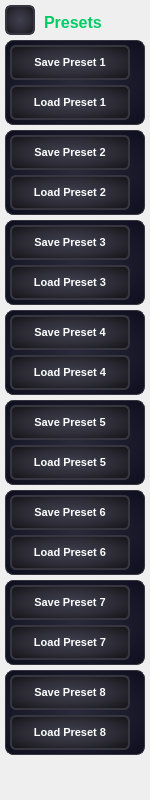
       <widget class="QWidget" name="presetsSidebarWidget" native="true">
        <property name="maximumSize">
         <size>
          <width>150</width>
          <height>16777215</height>
         </size>
        </property>
        <property name="styleSheet">
         <string>QWidget#presetsSidebarWidget {
    background: qradialgradient(cx:0.5, cy:0.5, radius:0.8, fx:0.5, fy:0.5, stop:0 #2a2a35, stop:0.5 #1c1b25, stop:1 #050505);
    border: 2px solid #363540;
    border-radius: 8px;
    padding: 10px;
}</string>
        </property>
        <layout class="QVBoxLayout" name="PresetsLayout">
         <property name="spacing">
          <number>5</number>
         </property>
         <property name="leftMargin">
          <number>5</number>
         </property>
         <property name="topMargin">
          <number>5</number>
         </property>
         <property name="rightMargin">
          <number>5</number>
         </property>
         <property name="bottomMargin">
          <number>5</number>
         </property>
         <item>
          <layout class="QHBoxLayout" name="horizontalLayout_5">
           <property name="spacing">
            <number>0</number>
           </property>
           <property name="bottomMargin">
            <number>0</number>
           </property>
           <item>
            <widget class="QPushButton" name="presetsSidebarHideButton">
             <property name="minimumSize">
              <size>
               <width>30</width>
               <height>30</height>
              </size>
             </property>
             <property name="maximumSize">
              <size>
               <width>30</width>
               <height>30</height>
              </size>
             </property>
             <property name="styleSheet">
              <string>QPushButton {
    background: qradialgradient(cx:0.5, cy:0.5, radius:0.8, fx:0.5, fy:0.5, stop:0 #404050, stop:0.5 #2c2b35, stop:1 #0a0a0a);
    border: 2px solid #363540;
    border-radius: 6px;
    color: qlineargradient(x1:0, y1:0, x2:1, y2:0, stop:0 #00ff88, stop:1 #00cc66);
    font-size: 14px;
    font-weight: bold;
    padding: 2px;
}
QPushButton:hover {
    border: 1px solid #00ff88;
    background: qradialgradient(cx:0.5, cy:0.5, radius:0.8, fx:0.5, fy:0.5, stop:0 #5a5a6a, stop:0.5 #363540, stop:1 #1a1a1a);
}
QPushButton:pressed {
    background: qradialgradient(cx:0.5, cy:0.5, radius:0.8, fx:0.5, fy:0.5, stop:0 #2a2a3a, stop:0.5 #20202a, stop:1 #000000);
    border-color: #26252f;
    color: qlineargradient(x1:0, y1:0, x2:1, y2:0, stop:0 #00ff88, stop:1 #00cc66);
}</string>
             </property>
             <property name="text">
              <string/>
             </property>
             <property name="icon">
              <iconset resource="Soundpack.qrc">
               <normaloff>:/app/img/app/menu.png</normaloff>:/app/img/app/menu.png</iconset>
             </property>
            </widget>
           </item>
           <item>
            <widget class="QLabel" name="presetLabel">
             <property name="maximumSize">
              <size>
               <width>16777215</width>
               <height>30</height>
              </size>
             </property>
             <property name="font">
              <font>
               <pointsize>12</pointsize>
               <bold>true</bold>
              </font>
             </property>
             <property name="styleSheet">
              <string>QLabel {
    color: qlineargradient(x1:0, y1:0, x2:1, y2:0, stop:0 #00ff88, stop:1 #00cc66);
    padding: 10px 5px 5px 5px;
}</string>
             </property>
             <property name="text">
              <string>Presets</string>
             </property>
            </widget>
           </item>
          </layout>
         </item>
         <item>
          <widget class="QWidget" name="preset1Widget" native="true">
           <property name="styleSheet">
            <string>QWidget#preset1Widget {
    background: qradialgradient(cx:0.5, cy:0.5, radius:0.8, fx:0.5, fy:0.5, stop:0 #2a2a3a, stop:0.5 #1a1a2a, stop:1 #0a0a1a);
    border: 1px solid #363540;
    border-radius: 8px;
}</string>
           </property>
           <layout class="QVBoxLayout" name="preset1Layout">
            <property name="spacing">
             <number>5</number>
            </property>
            <property name="leftMargin">
             <number>5</number>
            </property>
            <property name="topMargin">
             <number>5</number>
            </property>
            <property name="rightMargin">
             <number>5</number>
            </property>
            <property name="bottomMargin">
             <number>5</number>
            </property>
            <item>
             <widget class="QPushButton" name="savePreset1">
              <property name="minimumSize">
               <size>
                <width>120</width>
                <height>35</height>
               </size>
              </property>
              <property name="maximumSize">
               <size>
                <width>120</width>
                <height>35</height>
               </size>
              </property>
              <property name="styleSheet">
               <string>QPushButton {
    background: qradialgradient(cx:0.5, cy:0.5, radius:0.8, fx:0.5, fy:0.5, stop:0 #404050, stop:0.5 #2c2b35, stop:1 #0a0a0a);
    border: 2px solid #363540;
    border-radius: 6px;
    color: white;
    font-size: 11px;
    font-weight: bold;
    padding: 5px;
}
QPushButton:hover {
    border: 1px solid #00ff88;
    background: qradialgradient(cx:0.5, cy:0.5, radius:0.8, fx:0.5, fy:0.5, stop:0 #5a5a6a, stop:0.5 #363540, stop:1 #1a1a1a);
}
QPushButton:pressed {
    background: qradialgradient(cx:0.5, cy:0.5, radius:0.8, fx:0.5, fy:0.5, stop:0 #2a2a3a, stop:0.5 #20202a, stop:1 #000000);
    border-color: #26252f;
}</string>
              </property>
              <property name="text">
               <string>Save Preset 1</string>
              </property>
             </widget>
            </item>
            <item>
             <widget class="QPushButton" name="loadPreset1">
              <property name="minimumSize">
               <size>
                <width>120</width>
                <height>35</height>
               </size>
              </property>
              <property name="maximumSize">
               <size>
                <width>120</width>
                <height>35</height>
               </size>
              </property>
              <property name="styleSheet">
               <string>QPushButton {
    background: qradialgradient(cx:0.5, cy:0.5, radius:0.8, fx:0.5, fy:0.5, stop:0 #404050, stop:0.5 #2c2b35, stop:1 #0a0a0a);
    border: 2px solid #363540;
    border-radius: 6px;
    color: white;
    font-size: 11px;
    font-weight: bold;
    padding: 5px;
}
QPushButton:hover {
    border: 1px solid #00ff88;
    background: qradialgradient(cx:0.5, cy:0.5, radius:0.8, fx:0.5, fy:0.5, stop:0 #5a5a6a, stop:0.5 #363540, stop:1 #1a1a1a);
}
QPushButton:pressed {
    background: qradialgradient(cx:0.5, cy:0.5, radius:0.8, fx:0.5, fy:0.5, stop:0 #2a2a3a, stop:0.5 #20202a, stop:1 #000000);
    border-color: #26252f;
}</string>
              </property>
              <property name="text">
               <string>Load Preset 1</string>
              </property>
             </widget>
            </item>
           </layout>
          </widget>
         </item>
         <item>
          <widget class="QWidget" name="preset2Widget" native="true">
           <property name="styleSheet">
            <string>QWidget#preset2Widget {
    background: qradialgradient(cx:0.5, cy:0.5, radius:0.8, fx:0.5, fy:0.5, stop:0 #2a2a3a, stop:0.5 #1a1a2a, stop:1 #0a0a1a);
    border: 1px solid #363540;
    border-radius: 8px;
}</string>
           </property>
           <layout class="QVBoxLayout" name="preset2Layout">
            <property name="spacing">
             <number>5</number>
            </property>
            <property name="leftMargin">
             <number>5</number>
            </property>
            <property name="topMargin">
             <number>5</number>
            </property>
            <property name="rightMargin">
             <number>5</number>
            </property>
            <property name="bottomMargin">
             <number>5</number>
            </property>
            <item>
             <widget class="QPushButton" name="savePreset2">
              <property name="minimumSize">
               <size>
                <width>120</width>
                <height>35</height>
               </size>
              </property>
              <property name="maximumSize">
               <size>
                <width>120</width>
                <height>35</height>
               </size>
              </property>
              <property name="styleSheet">
               <string>QPushButton {
    background: qradialgradient(cx:0.5, cy:0.5, radius:0.8, fx:0.5, fy:0.5, stop:0 #404050, stop:0.5 #2c2b35, stop:1 #0a0a0a);
    border: 2px solid #363540;
    border-radius: 6px;
    color: white;
    font-size: 11px;
    font-weight: bold;
    padding: 5px;
}
QPushButton:hover {
    border: 1px solid #00ff88;
    background: qradialgradient(cx:0.5, cy:0.5, radius:0.8, fx:0.5, fy:0.5, stop:0 #5a5a6a, stop:0.5 #363540, stop:1 #1a1a1a);
}
QPushButton:pressed {
    background: qradialgradient(cx:0.5, cy:0.5, radius:0.8, fx:0.5, fy:0.5, stop:0 #2a2a3a, stop:0.5 #20202a, stop:1 #000000);
    border-color: #26252f;
}</string>
              </property>
              <property name="text">
               <string>Save Preset 2</string>
              </property>
             </widget>
            </item>
            <item>
             <widget class="QPushButton" name="loadPreset2">
              <property name="minimumSize">
               <size>
                <width>120</width>
                <height>35</height>
               </size>
              </property>
              <property name="maximumSize">
               <size>
                <width>120</width>
                <height>35</height>
               </size>
              </property>
              <property name="styleSheet">
               <string>QPushButton {
    background: qradialgradient(cx:0.5, cy:0.5, radius:0.8, fx:0.5, fy:0.5, stop:0 #404050, stop:0.5 #2c2b35, stop:1 #0a0a0a);
    border: 2px solid #363540;
    border-radius: 6px;
    color: white;
    font-size: 11px;
    font-weight: bold;
    padding: 5px;
}
QPushButton:hover {
    border: 1px solid #00ff88;
    background: qradialgradient(cx:0.5, cy:0.5, radius:0.8, fx:0.5, fy:0.5, stop:0 #5a5a6a, stop:0.5 #363540, stop:1 #1a1a1a);
}
QPushButton:pressed {
    background: qradialgradient(cx:0.5, cy:0.5, radius:0.8, fx:0.5, fy:0.5, stop:0 #2a2a3a, stop:0.5 #20202a, stop:1 #000000);
    border-color: #26252f;
}</string>
              </property>
              <property name="text">
               <string>Load Preset 2</string>
              </property>
             </widget>
            </item>
           </layout>
          </widget>
         </item>
         <item>
          <widget class="QWidget" name="preset3Widget" native="true">
           <property name="styleSheet">
            <string>QWidget#preset3Widget {
    background: qradialgradient(cx:0.5, cy:0.5, radius:0.8, fx:0.5, fy:0.5, stop:0 #2a2a3a, stop:0.5 #1a1a2a, stop:1 #0a0a1a);
    border: 1px solid #363540;
    border-radius: 8px;
}</string>
           </property>
           <layout class="QVBoxLayout" name="preset3Layout">
            <property name="spacing">
             <number>5</number>
            </property>
            <property name="leftMargin">
             <number>5</number>
            </property>
            <property name="topMargin">
             <number>5</number>
            </property>
            <property name="rightMargin">
             <number>5</number>
            </property>
            <property name="bottomMargin">
             <number>5</number>
            </property>
            <item>
             <widget class="QPushButton" name="savePreset3">
              <property name="minimumSize">
               <size>
                <width>120</width>
                <height>35</height>
               </size>
              </property>
              <property name="maximumSize">
               <size>
                <width>120</width>
                <height>35</height>
               </size>
              </property>
              <property name="styleSheet">
               <string>QPushButton {
    background: qradialgradient(cx:0.5, cy:0.5, radius:0.8, fx:0.5, fy:0.5, stop:0 #404050, stop:0.5 #2c2b35, stop:1 #0a0a0a);
    border: 2px solid #363540;
    border-radius: 6px;
    color: white;
    font-size: 11px;
    font-weight: bold;
    padding: 5px;
}
QPushButton:hover {
    border: 1px solid #00ff88;
    background: qradialgradient(cx:0.5, cy:0.5, radius:0.8, fx:0.5, fy:0.5, stop:0 #5a5a6a, stop:0.5 #363540, stop:1 #1a1a1a);
}
QPushButton:pressed {
    background: qradialgradient(cx:0.5, cy:0.5, radius:0.8, fx:0.5, fy:0.5, stop:0 #2a2a3a, stop:0.5 #20202a, stop:1 #000000);
    border-color: #26252f;
}</string>
              </property>
              <property name="text">
               <string>Save Preset 3</string>
              </property>
             </widget>
            </item>
            <item>
             <widget class="QPushButton" name="loadPreset3">
              <property name="minimumSize">
               <size>
                <width>120</width>
                <height>35</height>
               </size>
              </property>
              <property name="maximumSize">
               <size>
                <width>120</width>
                <height>35</height>
               </size>
              </property>
              <property name="styleSheet">
               <string>QPushButton {
    background: qradialgradient(cx:0.5, cy:0.5, radius:0.8, fx:0.5, fy:0.5, stop:0 #404050, stop:0.5 #2c2b35, stop:1 #0a0a0a);
    border: 2px solid #363540;
    border-radius: 6px;
    color: white;
    font-size: 11px;
    font-weight: bold;
    padding: 5px;
}
QPushButton:hover {
    border: 1px solid #00ff88;
    background: qradialgradient(cx:0.5, cy:0.5, radius:0.8, fx:0.5, fy:0.5, stop:0 #5a5a6a, stop:0.5 #363540, stop:1 #1a1a1a);
}
QPushButton:pressed {
    background: qradialgradient(cx:0.5, cy:0.5, radius:0.8, fx:0.5, fy:0.5, stop:0 #2a2a3a, stop:0.5 #20202a, stop:1 #000000);
    border-color: #26252f;
}</string>
              </property>
              <property name="text">
               <string>Load Preset 3</string>
              </property>
             </widget>
            </item>
           </layout>
          </widget>
         </item>
         <item>
          <widget class="QWidget" name="preset4Widget" native="true">
           <property name="styleSheet">
            <string>QWidget#preset4Widget {
    background: qradialgradient(cx:0.5, cy:0.5, radius:0.8, fx:0.5, fy:0.5, stop:0 #2a2a3a, stop:0.5 #1a1a2a, stop:1 #0a0a1a);
    border: 1px solid #363540;
    border-radius: 8px;
}</string>
           </property>
           <layout class="QVBoxLayout" name="preset4Layout">
            <property name="spacing">
             <number>5</number>
            </property>
            <property name="leftMargin">
             <number>5</number>
            </property>
            <property name="topMargin">
             <number>5</number>
            </property>
            <property name="rightMargin">
             <number>5</number>
            </property>
            <property name="bottomMargin">
             <number>5</number>
            </property>
            <item>
             <widget class="QPushButton" name="savePreset4">
              <property name="minimumSize">
               <size>
                <width>120</width>
                <height>35</height>
               </size>
              </property>
              <property name="maximumSize">
               <size>
                <width>120</width>
                <height>35</height>
               </size>
              </property>
              <property name="styleSheet">
               <string>QPushButton {
    background: qradialgradient(cx:0.5, cy:0.5, radius:0.8, fx:0.5, fy:0.5, stop:0 #404050, stop:0.5 #2c2b35, stop:1 #0a0a0a);
    border: 2px solid #363540;
    border-radius: 6px;
    color: white;
    font-size: 11px;
    font-weight: bold;
    padding: 5px;
}
QPushButton:hover {
    border: 1px solid #00ff88;
    background: qradialgradient(cx:0.5, cy:0.5, radius:0.8, fx:0.5, fy:0.5, stop:0 #5a5a6a, stop:0.5 #363540, stop:1 #1a1a1a);
}
QPushButton:pressed {
    background: qradialgradient(cx:0.5, cy:0.5, radius:0.8, fx:0.5, fy:0.5, stop:0 #2a2a3a, stop:0.5 #20202a, stop:1 #000000);
    border-color: #26252f;
}</string>
              </property>
              <property name="text">
               <string>Save Preset 4</string>
              </property>
             </widget>
            </item>
            <item>
             <widget class="QPushButton" name="loadPreset4">
              <property name="minimumSize">
               <size>
                <width>120</width>
                <height>35</height>
               </size>
              </property>
              <property name="maximumSize">
               <size>
                <width>120</width>
                <height>35</height>
               </size>
              </property>
              <property name="styleSheet">
               <string>QPushButton {
    background: qradialgradient(cx:0.5, cy:0.5, radius:0.8, fx:0.5, fy:0.5, stop:0 #404050, stop:0.5 #2c2b35, stop:1 #0a0a0a);
    border: 2px solid #363540;
    border-radius: 6px;
    color: white;
    font-size: 11px;
    font-weight: bold;
    padding: 5px;
}
QPushButton:hover {
    border: 1px solid #00ff88;
    background: qradialgradient(cx:0.5, cy:0.5, radius:0.8, fx:0.5, fy:0.5, stop:0 #5a5a6a, stop:0.5 #363540, stop:1 #1a1a1a);
}
QPushButton:pressed {
    background: qradialgradient(cx:0.5, cy:0.5, radius:0.8, fx:0.5, fy:0.5, stop:0 #2a2a3a, stop:0.5 #20202a, stop:1 #000000);
    border-color: #26252f;
}</string>
              </property>
              <property name="text">
               <string>Load Preset 4</string>
              </property>
             </widget>
            </item>
           </layout>
          </widget>
         </item>
         <item>
          <widget class="QWidget" name="preset5Widget" native="true">
           <property name="styleSheet">
            <string>QWidget#preset5Widget {
    background: qradialgradient(cx:0.5, cy:0.5, radius:0.8, fx:0.5, fy:0.5, stop:0 #2a2a3a, stop:0.5 #1a1a2a, stop:1 #0a0a1a);
    border: 1px solid #363540;
    border-radius: 8px;
}</string>
           </property>
           <layout class="QVBoxLayout" name="preset5Layout">
            <property name="spacing">
             <number>5</number>
            </property>
            <property name="leftMargin">
             <number>5</number>
            </property>
            <property name="topMargin">
             <number>5</number>
            </property>
            <property name="rightMargin">
             <number>5</number>
            </property>
            <property name="bottomMargin">
             <number>5</number>
            </property>
            <item>
             <widget class="QPushButton" name="savePreset5">
              <property name="minimumSize">
               <size>
                <width>120</width>
                <height>35</height>
               </size>
              </property>
              <property name="maximumSize">
               <size>
                <width>120</width>
                <height>35</height>
               </size>
              </property>
              <property name="styleSheet">
               <string>QPushButton {
    background: qradialgradient(cx:0.5, cy:0.5, radius:0.8, fx:0.5, fy:0.5, stop:0 #404050, stop:0.5 #2c2b35, stop:1 #0a0a0a);
    border: 2px solid #363540;
    border-radius: 6px;
    color: white;
    font-size: 11px;
    font-weight: bold;
    padding: 5px;
}
QPushButton:hover {
    border: 1px solid #00ff88;
    background: qradialgradient(cx:0.5, cy:0.5, radius:0.8, fx:0.5, fy:0.5, stop:0 #5a5a6a, stop:0.5 #363540, stop:1 #1a1a1a);
}
QPushButton:pressed {
    background: qradialgradient(cx:0.5, cy:0.5, radius:0.8, fx:0.5, fy:0.5, stop:0 #2a2a3a, stop:0.5 #20202a, stop:1 #000000);
    border-color: #26252f;
}</string>
              </property>
              <property name="text">
               <string>Save Preset 5</string>
              </property>
             </widget>
            </item>
            <item>
             <widget class="QPushButton" name="loadPreset5">
              <property name="minimumSize">
               <size>
                <width>120</width>
                <height>35</height>
               </size>
              </property>
              <property name="maximumSize">
               <size>
                <width>120</width>
                <height>35</height>
               </size>
              </property>
              <property name="styleSheet">
               <string>QPushButton {
    background: qradialgradient(cx:0.5, cy:0.5, radius:0.8, fx:0.5, fy:0.5, stop:0 #404050, stop:0.5 #2c2b35, stop:1 #0a0a0a);
    border: 2px solid #363540;
    border-radius: 6px;
    color: white;
    font-size: 11px;
    font-weight: bold;
    padding: 5px;
}
QPushButton:hover {
    border: 1px solid #00ff88;
    background: qradialgradient(cx:0.5, cy:0.5, radius:0.8, fx:0.5, fy:0.5, stop:0 #5a5a6a, stop:0.5 #363540, stop:1 #1a1a1a);
}
QPushButton:pressed {
    background: qradialgradient(cx:0.5, cy:0.5, radius:0.8, fx:0.5, fy:0.5, stop:0 #2a2a3a, stop:0.5 #20202a, stop:1 #000000);
    border-color: #26252f;
}</string>
              </property>
              <property name="text">
               <string>Load Preset 5</string>
              </property>
             </widget>
            </item>
           </layout>
          </widget>
         </item>
         <item>
          <widget class="QWidget" name="preset6Widget" native="true">
           <property name="styleSheet">
            <string>QWidget#preset6Widget {
    background: qradialgradient(cx:0.5, cy:0.5, radius:0.8, fx:0.5, fy:0.5, stop:0 #2a2a3a, stop:0.5 #1a1a2a, stop:1 #0a0a1a);
    border: 1px solid #363540;
    border-radius: 8px;
}</string>
           </property>
           <layout class="QVBoxLayout" name="preset6Layout">
            <property name="spacing">
             <number>5</number>
            </property>
            <property name="leftMargin">
             <number>5</number>
            </property>
            <property name="topMargin">
             <number>5</number>
            </property>
            <property name="rightMargin">
             <number>5</number>
            </property>
            <property name="bottomMargin">
             <number>5</number>
            </property>
            <item>
             <widget class="QPushButton" name="savePreset6">
              <property name="minimumSize">
               <size>
                <width>120</width>
                <height>35</height>
               </size>
              </property>
              <property name="maximumSize">
               <size>
                <width>120</width>
                <height>35</height>
               </size>
              </property>
              <property name="styleSheet">
               <string>QPushButton {
    background: qradialgradient(cx:0.5, cy:0.5, radius:0.8, fx:0.5, fy:0.5, stop:0 #404050, stop:0.5 #2c2b35, stop:1 #0a0a0a);
    border: 2px solid #363540;
    border-radius: 6px;
    color: white;
    font-size: 11px;
    font-weight: bold;
    padding: 5px;
}
QPushButton:hover {
    border: 1px solid #00ff88;
    background: qradialgradient(cx:0.5, cy:0.5, radius:0.8, fx:0.5, fy:0.5, stop:0 #5a5a6a, stop:0.5 #363540, stop:1 #1a1a1a);
}
QPushButton:pressed {
    background: qradialgradient(cx:0.5, cy:0.5, radius:0.8, fx:0.5, fy:0.5, stop:0 #2a2a3a, stop:0.5 #20202a, stop:1 #000000);
    border-color: #26252f;
}</string>
              </property>
              <property name="text">
               <string>Save Preset 6</string>
              </property>
             </widget>
            </item>
            <item>
             <widget class="QPushButton" name="loadPreset6">
              <property name="minimumSize">
               <size>
                <width>120</width>
                <height>35</height>
               </size>
              </property>
              <property name="maximumSize">
               <size>
                <width>120</width>
                <height>35</height>
               </size>
              </property>
              <property name="styleSheet">
               <string>QPushButton {
    background: qradialgradient(cx:0.5, cy:0.5, radius:0.8, fx:0.5, fy:0.5, stop:0 #404050, stop:0.5 #2c2b35, stop:1 #0a0a0a);
    border: 2px solid #363540;
    border-radius: 6px;
    color: white;
    font-size: 11px;
    font-weight: bold;
    padding: 5px;
}
QPushButton:hover {
    border: 1px solid #00ff88;
    background: qradialgradient(cx:0.5, cy:0.5, radius:0.8, fx:0.5, fy:0.5, stop:0 #5a5a6a, stop:0.5 #363540, stop:1 #1a1a1a);
}
QPushButton:pressed {
    background: qradialgradient(cx:0.5, cy:0.5, radius:0.8, fx:0.5, fy:0.5, stop:0 #2a2a3a, stop:0.5 #20202a, stop:1 #000000);
    border-color: #26252f;
}</string>
              </property>
              <property name="text">
               <string>Load Preset 6</string>
              </property>
             </widget>
            </item>
           </layout>
          </widget>
         </item>
         <item>
          <widget class="QWidget" name="preset7Widget" native="true">
           <property name="styleSheet">
            <string>QWidget#preset7Widget {
    background: qradialgradient(cx:0.5, cy:0.5, radius:0.8, fx:0.5, fy:0.5, stop:0 #2a2a3a, stop:0.5 #1a1a2a, stop:1 #0a0a1a);
    border: 1px solid #363540;
    border-radius: 8px;
}</string>
           </property>
           <layout class="QVBoxLayout" name="preset7Layout">
            <property name="spacing">
             <number>5</number>
            </property>
            <property name="leftMargin">
             <number>5</number>
            </property>
            <property name="topMargin">
             <number>5</number>
            </property>
            <property name="rightMargin">
             <number>5</number>
            </property>
            <property name="bottomMargin">
             <number>5</number>
            </property>
            <item>
             <widget class="QPushButton" name="savePreset7">
              <property name="minimumSize">
               <size>
                <width>120</width>
                <height>35</height>
               </size>
              </property>
              <property name="maximumSize">
               <size>
                <width>120</width>
                <height>35</height>
               </size>
              </property>
              <property name="styleSheet">
               <string>QPushButton {
    background: qradialgradient(cx:0.5, cy:0.5, radius:0.8, fx:0.5, fy:0.5, stop:0 #404050, stop:0.5 #2c2b35, stop:1 #0a0a0a);
    border: 2px solid #363540;
    border-radius: 6px;
    color: white;
    font-size: 11px;
    font-weight: bold;
    padding: 5px;
}
QPushButton:hover {
    border: 1px solid #00ff88;
    background: qradialgradient(cx:0.5, cy:0.5, radius:0.8, fx:0.5, fy:0.5, stop:0 #5a5a6a, stop:0.5 #363540, stop:1 #1a1a1a);
}
QPushButton:pressed {
    background: qradialgradient(cx:0.5, cy:0.5, radius:0.8, fx:0.5, fy:0.5, stop:0 #2a2a3a, stop:0.5 #20202a, stop:1 #000000);
    border-color: #26252f;
}</string>
              </property>
              <property name="text">
               <string>Save Preset 7</string>
              </property>
             </widget>
            </item>
            <item>
             <widget class="QPushButton" name="loadPreset7">
              <property name="minimumSize">
               <size>
                <width>120</width>
                <height>35</height>
               </size>
              </property>
              <property name="maximumSize">
               <size>
                <width>120</width>
                <height>35</height>
               </size>
              </property>
              <property name="styleSheet">
               <string>QPushButton {
    background: qradialgradient(cx:0.5, cy:0.5, radius:0.8, fx:0.5, fy:0.5, stop:0 #404050, stop:0.5 #2c2b35, stop:1 #0a0a0a);
    border: 2px solid #363540;
    border-radius: 6px;
    color: white;
    font-size: 11px;
    font-weight: bold;
    padding: 5px;
}
QPushButton:hover {
    border: 1px solid #00ff88;
    background: qradialgradient(cx:0.5, cy:0.5, radius:0.8, fx:0.5, fy:0.5, stop:0 #5a5a6a, stop:0.5 #363540, stop:1 #1a1a1a);
}
QPushButton:pressed {
    background: qradialgradient(cx:0.5, cy:0.5, radius:0.8, fx:0.5, fy:0.5, stop:0 #2a2a3a, stop:0.5 #20202a, stop:1 #000000);
    border-color: #26252f;
}</string>
              </property>
              <property name="text">
               <string>Load Preset 7</string>
              </property>
             </widget>
            </item>
           </layout>
          </widget>
         </item>
         <item>
          <widget class="QWidget" name="preset8Widget" native="true">
           <property name="styleSheet">
            <string>QWidget#preset8Widget {
    background: qradialgradient(cx:0.5, cy:0.5, radius:0.8, fx:0.5, fy:0.5, stop:0 #2a2a3a, stop:0.5 #1a1a2a, stop:1 #0a0a1a);
    border: 1px solid #363540;
    border-radius: 8px;
}</string>
           </property>
           <layout class="QVBoxLayout" name="preset8Layout">
            <property name="spacing">
             <number>5</number>
            </property>
            <property name="leftMargin">
             <number>5</number>
            </property>
            <property name="topMargin">
             <number>5</number>
            </property>
            <property name="rightMargin">
             <number>5</number>
            </property>
            <property name="bottomMargin">
             <number>5</number>
            </property>
            <item>
             <widget class="QPushButton" name="savePreset8">
              <property name="minimumSize">
               <size>
                <width>120</width>
                <height>35</height>
               </size>
              </property>
              <property name="maximumSize">
               <size>
                <width>120</width>
                <height>35</height>
               </size>
              </property>
              <property name="styleSheet">
               <string>QPushButton {
    background: qradialgradient(cx:0.5, cy:0.5, radius:0.8, fx:0.5, fy:0.5, stop:0 #404050, stop:0.5 #2c2b35, stop:1 #0a0a0a);
    border: 2px solid #363540;
    border-radius: 6px;
    color: white;
    font-size: 11px;
    font-weight: bold;
    padding: 5px;
}
QPushButton:hover {
    border: 1px solid #00ff88;
    background: qradialgradient(cx:0.5, cy:0.5, radius:0.8, fx:0.5, fy:0.5, stop:0 #5a5a6a, stop:0.5 #363540, stop:1 #1a1a1a);
}
QPushButton:pressed {
    background: qradialgradient(cx:0.5, cy:0.5, radius:0.8, fx:0.5, fy:0.5, stop:0 #2a2a3a, stop:0.5 #20202a, stop:1 #000000);
    border-color: #26252f;
}</string>
              </property>
              <property name="text">
               <string>Save Preset 8</string>
              </property>
             </widget>
            </item>
            <item>
             <widget class="QPushButton" name="loadPreset8">
              <property name="minimumSize">
               <size>
                <width>120</width>
                <height>35</height>
               </size>
              </property>
              <property name="maximumSize">
               <size>
                <width>120</width>
                <height>35</height>
               </size>
              </property>
              <property name="styleSheet">
               <string>QPushButton {
    background: qradialgradient(cx:0.5, cy:0.5, radius:0.8, fx:0.5, fy:0.5, stop:0 #404050, stop:0.5 #2c2b35, stop:1 #0a0a0a);
    border: 2px solid #363540;
    border-radius: 6px;
    color: white;
    font-size: 11px;
    font-weight: bold;
    padding: 5px;
}
QPushButton:hover {
    border: 1px solid #00ff88;
    background: qradialgradient(cx:0.5, cy:0.5, radius:0.8, fx:0.5, fy:0.5, stop:0 #5a5a6a, stop:0.5 #363540, stop:1 #1a1a1a);
}
QPushButton:pressed {
    background: qradialgradient(cx:0.5, cy:0.5, radius:0.8, fx:0.5, fy:0.5, stop:0 #2a2a3a, stop:0.5 #20202a, stop:1 #000000);
    border-color: #26252f;
}</string>
              </property>
              <property name="text">
               <string>Load Preset 8</string>
              </property>
             </widget>
            </item>
           </layout>
          </widget>
         </item>
         <item>
          <spacer name="verticalSpacer_2">
           <property name="orientation">
            <enum>Qt::Orientation::Vertical</enum>
           </property>
           <property name="sizeHint" stdset="0">
            <size>
             <width>20</width>
             <height>40</height>
            </size>
           </property>
          </spacer>
         </item>
        </layout>
       </widget>
